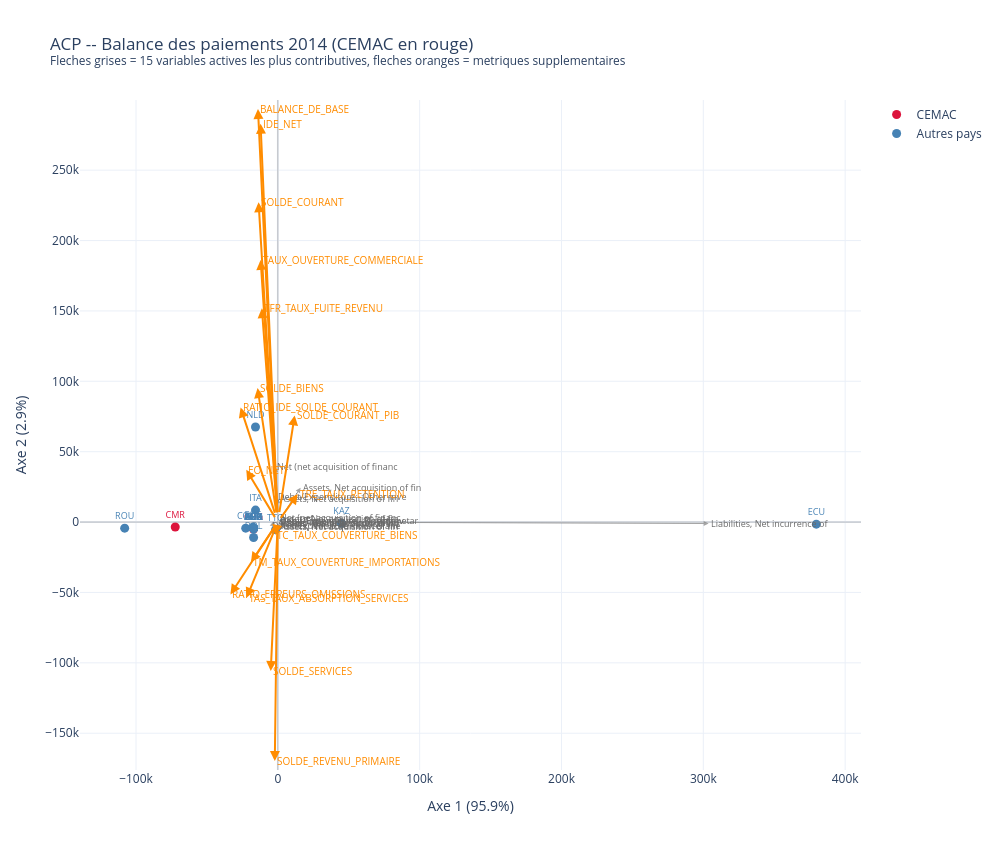

Notebook code for this chart:
### Code cell
# Biplot : pays (points) + variables actives les plus contributives (fleches grises, les 49
# variables completes rendraient le graphique illisible -- top 15 par contribution aux 2 premiers
# axes, table complete deja sauvegardee ci-dessus) + variables supplementaires (fleches oranges).
libelles_courts = {c: c for c in donnees_annee.columns}
if chemin_correspondance.exists():
    corr_df = pd.read_csv(chemin_correspondance).set_index('CODE_COLONNE')['LIBELLE_COMPLET']
    for c in donnees_annee.columns:
        if c in corr_df.index:
            libelles_courts[c] = str(corr_df[c]).split(' | ')[-1][:30]

contribution = (df_loadings ** 2).sum(axis=1)
top_variables = contribution.sort_values(ascending=False).head(15).index

portee_scores = scores_df[['Axe1', 'Axe2']].abs().values.max()
echelle_actives = 0.8 * portee_scores / df_loadings.loc[top_variables].abs().values.max()
echelle_supp = 0.8 * portee_scores

fig = go.Figure()

# Points pays (CEMAC en rouge, le reste en bleu)
for est_cemac, couleur, nom_legende in [(True, 'crimson', 'CEMAC'), (False, 'steelblue', 'Autres pays')]:
    sous_ensemble = [p for p in pays_index if (p in CEMAC) == est_cemac]
    fig.add_trace(go.Scatter(
        x=scores_df.loc[sous_ensemble, 'Axe1'], y=scores_df.loc[sous_ensemble, 'Axe2'],
        mode='markers+text', text=sous_ensemble, textposition='top center',
        textfont=dict(size=9, color=couleur),
        marker=dict(size=9, color=couleur), name=nom_legende,
    ))

# Fleches variables actives (grises) et supplementaires (oranges), via annotations flechees
for var in top_variables:
    a1, a2 = df_loadings.loc[var]
    fig.add_annotation(
        x=a1 * echelle_actives, y=a2 * echelle_actives, ax=0, ay=0,
        xref='x', yref='y', axref='x', ayref='y',
        showarrow=True, arrowhead=2, arrowwidth=1, arrowcolor='grey', opacity=0.7,
    )
    fig.add_annotation(
        x=a1 * echelle_actives, y=a2 * echelle_actives, text=libelles_courts[var],
        showarrow=False, font=dict(size=9, color='dimgrey'), xanchor='left',
    )

for var, (a1, a2) in df_supp.iterrows():
    fig.add_annotation(
        x=a1 * echelle_supp, y=a2 * echelle_supp, ax=0, ay=0,
        xref='x', yref='y', axref='x', ayref='y',
        showarrow=True, arrowhead=2, arrowwidth=2, arrowcolor='darkorange',
    )
    fig.add_annotation(
        x=a1 * echelle_supp, y=a2 * echelle_supp, text=var,
        showarrow=False, font=dict(size=10, color='darkorange'), xanchor='left',
    )

fig.add_hline(y=0, line=dict(color='grey', width=0.5))
fig.add_vline(x=0, line=dict(color='grey', width=0.5))
fig.update_layout(
    title=(f"ACP -- Balance des paiements {ANNEE_ETUDE} (CEMAC en rouge)<br>"
           "<sup>Fleches grises = 15 variables actives les plus contributives, "
           "fleches oranges = metriques supplementaires</sup>"),
    xaxis_title=f"Axe 1 ({variance_expliquee[0]:.1%})",
    yaxis_title=f"Axe 2 ({variance_expliquee[1]:.1%})",
    width=1000, height=850, template='plotly_white',
)

chemin_fig = BASE / 'figures' / f'acp_biplot_{ANNEE_ETUDE}.png'
chemin_fig.parent.mkdir(parents=True, exist_ok=True)
fig.write_image(chemin_fig, scale=2)
print(f"Biplot sauvegarde -> {chemin_fig}")
fig.show()

### Figure 1 — Plotly figure (JSON) as saved in the notebook; plotly's stock layout.template omitted (floating-point values rounded to 4 significant figures)
{"data": [{"marker": {"color": "crimson", "size": 9}, "mode": "markers+text", "name": "CEMAC", "text": ["CMR", "COG"], "textfont": {"color": "crimson", "size": 9}, "textposition": "top center", "type": "scatter", "x": [-72340.0, -17200.0], "y": [-3509.0, -4897.0]}, {"marker": {"color": "steelblue", "size": 9}, "mode": "markers+text", "name": "Autres pays", "text": ["AGO", "ALB", "ARG", "AZE", "BOL", "COL", "ECU", "GHA", "ITA", "KAZ", "LBY", "NLD", "PER", "ROU", "RUS", "SDN", "TTO"], "textfont": {"color": "steelblue", "size": 9}, "textposition": "top center", "type": "scatter", "x": [-17090.0, -17090.0, -17090.0, -17090.0, -17100.0, -22650.0, 379700.0, -17090.0, -15720.0, 44920.0, -17090.0, -15760.0, -17090.0, -108000.0, -17500.0, -17090.0, -1605.0], "y": [-4599.0, -4620.0, -4599.0, -4599.0, -10980.0, -4337.0, -1455.0, -4599.0, 8509.0, -866.2, -4601.0, 67580.0, -4597.0, -4317.0, -3553.0, -4599.0, -5367.0]}], "layout": {"annotations": [{"arrowcolor": "grey", "arrowhead": 2, "arrowwidth": 1, "ax": 0, "axref": "x", "ay": 0, "ayref": "y", "opacity": 0.7, "showarrow": true, "x": 303700.0, "xref": "x", "y": -1040.0, "yref": "y"}, {"font": {"color": "dimgrey", "size": 9}, "showarrow": false, "text": "Liabilities, Net incurrence of", "x": 303700.0, "xanchor": "left", "y": -1040.0}, {"arrowcolor": "grey", "arrowhead": 2, "arrowwidth": 1, "ax": 0, "axref": "x", "ay": 0, "ayref": "y", "opacity": 0.7, "showarrow": true, "x": -1768.0, "xref": "x", "y": 39180.0, "yref": "y"}, {"font": {"color": "dimgrey", "size": 9}, "showarrow": false, "text": "Net (net acquisition of financ", "x": -1768.0, "xanchor": "left", "y": 39180.0}, {"arrowcolor": "grey", "arrowhead": 2, "arrowwidth": 1, "ax": 0, "axref": "x", "ay": 0, "ayref": "y", "opacity": 0.7, "showarrow": true, "x": 16040.0, "xref": "x", "y": 24340.0, "yref": "y"}, {"font": {"color": "dimgrey", "size": 9}, "showarrow": false, "text": "Assets, Net acquisition of fin", "x": 16040.0, "xanchor": "left", "y": 24340.0}, {"arrowcolor": "grey", "arrowhead": 2, "arrowwidth": 1, "ax": 0, "axref": "x", "ay": 0, "ayref": "y", "opacity": 0.7, "showarrow": true, "x": -1042.0, "xref": "x", "y": 18220.0, "yref": "y"}, {"font": {"color": "dimgrey", "size": 9}, "showarrow": false, "text": "Debit/Expenditure - Other inve", "x": -1042.0, "xanchor": "left", "y": 18220.0}, {"arrowcolor": "grey", "arrowhead": 2, "arrowwidth": 1, "ax": 0, "axref": "x", "ay": 0, "ayref": "y", "opacity": 0.7, "showarrow": true, "x": 87.83, "xref": "x", "y": 16850.0, "yref": "y"}, {"font": {"color": "dimgrey", "size": 9}, "showarrow": false, "text": "Assets, Net acquisition of fin", "x": 87.83, "xanchor": "left", "y": 16850.0}, {"arrowcolor": "grey", "arrowhead": 2, "arrowwidth": 1, "ax": 0, "axref": "x", "ay": 0, "ayref": "y", "opacity": 0.7, "showarrow": true, "x": -5727.0, "xref": "x", "y": -2635.0, "yref": "y"}, {"font": {"color": "dimgrey", "size": 9}, "showarrow": false, "text": "Debit/Expenditure - Miscellane", "x": -5727.0, "xanchor": "left", "y": -2635.0}, {"arrowcolor": "grey", "arrowhead": 2, "arrowwidth": 1, "ax": 0, "axref": "x", "ay": 0, "ayref": "y", "opacity": 0.7, "showarrow": true, "x": -161.6, "xref": "x", "y": 3425.0, "yref": "y"}, {"font": {"color": "dimgrey", "size": 9}, "showarrow": false, "text": "Net (net acquisition of financ", "x": -161.6, "xanchor": "left", "y": 3425.0}, {"arrowcolor": "grey", "arrowhead": 2, "arrowwidth": 1, "ax": 0, "axref": "x", "ay": 0, "ayref": "y", "opacity": 0.7, "showarrow": true, "x": 143.9, "xref": "x", "y": -2895.0, "yref": "y"}, {"font": {"color": "dimgrey", "size": 9}, "showarrow": false, "text": "Assets, Net acquisition of fin", "x": 143.9, "xanchor": "left", "y": -2895.0}, {"arrowcolor": "grey", "arrowhead": 2, "arrowwidth": 1, "ax": 0, "axref": "x", "ay": 0, "ayref": "y", "opacity": 0.7, "showarrow": true, "x": 58.53, "xref": "x", "y": -2534.0, "yref": "y"}, {"font": {"color": "dimgrey", "size": 9}, "showarrow": false, "text": "Assets, Net acquisition of fin", "x": 58.53, "xanchor": "left", "y": -2534.0}, {"arrowcolor": "grey", "arrowhead": 2, "arrowwidth": 1, "ax": 0, "axref": "x", "ay": 0, "ayref": "y", "opacity": 0.7, "showarrow": true, "x": -114.3, "xref": "x", "y": 2221.0, "yref": "y"}, {"font": {"color": "dimgrey", "size": 9}, "showarrow": false, "text": "Assets, Net acquisition of fin", "x": -114.3, "xanchor": "left", "y": 2221.0}, {"arrowcolor": "grey", "arrowhead": 2, "arrowwidth": 1, "ax": 0, "axref": "x", "ay": 0, "ayref": "y", "opacity": 0.7, "showarrow": true, "x": -1281.0, "xref": "x", "y": -11.99, "yref": "y"}, {"font": {"color": "dimgrey", "size": 9}, "showarrow": false, "text": "Assets, Net acquisition of fin", "x": -1281.0, "xanchor": "left", "y": -11.99}, {"arrowcolor": "grey", "arrowhead": 2, "arrowwidth": 1, "ax": 0, "axref": "x", "ay": 0, "ayref": "y", "opacity": 0.7, "showarrow": true, "x": -135.3, "xref": "x", "y": 1238.0, "yref": "y"}, {"font": {"color": "dimgrey", "size": 9}, "showarrow": false, "text": "Debit/Expenditure - Nonmonetar", "x": -135.3, "xanchor": "left", "y": 1238.0}, {"arrowcolor": "grey", "arrowhead": 2, "arrowwidth": 1, "ax": 0, "axref": "x", "ay": 0, "ayref": "y", "opacity": 0.7, "showarrow": true, "x": -64.62, "xref": "x", "y": 1199.0, "yref": "y"}, {"font": {"color": "dimgrey", "size": 9}, "showarrow": false, "text": "Debit/Expenditure - Direct inv", "x": -64.62, "xanchor": "left", "y": 1199.0}, {"arrowcolor": "grey", "arrowhead": 2, "arrowwidth": 1, "ax": 0, "axref": "x", "ay": 0, "ayref": "y", "opacity": 0.7, "showarrow": true, "x": 1092.0, "xref": "x", "y": -482.3, "yref": "y"}, {"font": {"color": "dimgrey", "size": 9}, "showarrow": false, "text": "Assets, Net acquisition of fin", "x": 1092.0, "xanchor": "left", "y": -482.3}, {"arrowcolor": "grey", "arrowhead": 2, "arrowwidth": 1, "ax": 0, "axref": "x", "ay": 0, "ayref": "y", "opacity": 0.7, "showarrow": true, "x": 82.64, "xref": "x", "y": -1117.0, "yref": "y"}, {"font": {"color": "dimgrey", "size": 9}, "showarrow": false, "text": "Assets - Reserve position in t", "x": 82.64, "xanchor": "left", "y": -1117.0}, {"arrowcolor": "darkorange", "arrowhead": 2, "arrowwidth": 2, "ax": 0, "axref": "x", "ay": 0, "ayref": "y", "showarrow": true, "x": -13580.0, "xref": "x", "y": 227200.0, "yref": "y"}, {"font": {"color": "darkorange", "size": 10}, "showarrow": false, "text": "SOLDE_COURANT", "x": -13580.0, "xanchor": "left", "y": 227200.0}, {"arrowcolor": "darkorange", "arrowhead": 2, "arrowwidth": 2, "ax": 0, "axref": "x", "ay": 0, "ayref": "y", "showarrow": true, "x": -12170.0, "xref": "x", "y": 283000.0, "yref": "y"}, {"font": {"color": "darkorange", "size": 10}, "showarrow": false, "text": "IDE_NET", "x": -12170.0, "xanchor": "left", "y": 283000.0}, {"arrowcolor": "darkorange", "arrowhead": 2, "arrowwidth": 2, "ax": 0, "axref": "x", "ay": 0, "ayref": "y", "showarrow": true, "x": -22240.0, "xref": "x", "y": 37100.0, "yref": "y"}, {"font": {"color": "darkorange", "size": 10}, "showarrow": false, "text": "EO_NET", "x": -22240.0, "xanchor": "left", "y": 37100.0}, {"arrowcolor": "darkorange", "arrowhead": 2, "arrowwidth": 2, "ax": 0, "axref": "x", "ay": 0, "ayref": "y", "showarrow": true, "x": -1682.0, "xref": "x", "y": -9089.0, "yref": "y"}, {"font": {"color": "darkorange", "size": 10}, "showarrow": false, "text": "TC_TAUX_COUVERTURE_BIENS", "x": -1682.0, "xanchor": "left", "y": -9089.0}, {"arrowcolor": "darkorange", "arrowhead": 2, "arrowwidth": 2, "ax": 0, "axref": "x", "ay": 0, "ayref": "y", "showarrow": true, "x": -18940.0, "xref": "x", "y": -28500.0, "yref": "y"}, {"font": {"color": "darkorange", "size": 10}, "showarrow": false, "text": "TM_TAUX_COUVERTURE_IMPORTATIONS", "x": -18940.0, "xanchor": "left", "y": -28500.0}, {"arrowcolor": "darkorange", "arrowhead": 2, "arrowwidth": 2, "ax": 0, "axref": "x", "ay": 0, "ayref": "y", "showarrow": true, "x": -22000.0, "xref": "x", "y": -53680.0, "yref": "y"}, {"font": {"color": "darkorange", "size": 10}, "showarrow": false, "text": "TAS_TAUX_ABSORPTION_SERVICES", "x": -22000.0, "xanchor": "left", "y": -53680.0}, {"arrowcolor": "darkorange", "arrowhead": 2, "arrowwidth": 2, "ax": 0, "axref": "x", "ay": 0, "ayref": "y", "showarrow": true, "x": -11270.0, "xref": "x", "y": 152000.0, "yref": "y"}, {"font": {"color": "darkorange", "size": 10}, "showarrow": false, "text": "TFR_TAUX_FUITE_REVENU", "x": -11270.0, "xanchor": "left", "y": 152000.0}, {"arrowcolor": "darkorange", "arrowhead": 2, "arrowwidth": 2, "ax": 0, "axref": "x", "ay": 0, "ayref": "y", "showarrow": true, "x": 14000.0, "xref": "x", "y": 19890.0, "yref": "y"}, {"font": {"color": "darkorange", "size": 10}, "showarrow": false, "text": "TRE_TAUX_RETENTION", "x": 14000.0, "xanchor": "left", "y": 19890.0}, {"arrowcolor": "darkorange", "arrowhead": 2, "arrowwidth": 2, "ax": 0, "axref": "x", "ay": 0, "ayref": "y", "showarrow": true, "x": -26260.0, "xref": "x", "y": 81460.0, "yref": "y"}, {"font": {"color": "darkorange", "size": 10}, "showarrow": false, "text": "RATIO_IDE_SOLDE_COURANT", "x": -26260.0, "xanchor": "left", "y": 81460.0}, {"arrowcolor": "darkorange", "arrowhead": 2, "arrowwidth": 2, "ax": 0, "axref": "x", "ay": 0, "ayref": "y", "showarrow": true, "x": -33420.0, "xref": "x", "y": -51370.0, "yref": "y"}, {"font": {"color": "darkorange", "size": 10}, "showarrow": false, "text": "RATIO_ERREURS_OMISSIONS", "x": -33420.0, "xanchor": "left", "y": -51370.0}, {"arrowcolor": "darkorange", "arrowhead": 2, "arrowwidth": 2, "ax": 0, "axref": "x", "ay": 0, "ayref": "y", "showarrow": true, "x": 11870.0, "xref": "x", "y": 75760.0, "yref": "y"}, {"font": {"color": "darkorange", "size": 10}, "showarrow": false, "text": "SOLDE_COURANT_PIB", "x": 11870.0, "xanchor": "left", "y": 75760.0}, {"arrowcolor": "darkorange", "arrowhead": 2, "arrowwidth": 2, "ax": 0, "axref": "x", "ay": 0, "ayref": "y", "showarrow": true, "x": -12140.0, "xref": "x", "y": 186200.0, "yref": "y"}, {"font": {"color": "darkorange", "size": 10}, "showarrow": false, "text": "TAUX_OUVERTURE_COMMERCIALE", "x": -12140.0, "xanchor": "left", "y": 186200.0}, {"arrowcolor": "darkorange", "arrowhead": 2, "arrowwidth": 2, "ax": 0, "axref": "x", "ay": 0, "ayref": "y", "showarrow": true, "x": -14000.0, "xref": "x", "y": 293500.0, "yref": "y"}, {"font": {"color": "darkorange", "size": 10}, "showarrow": false, "text": "BALANCE_DE_BASE", "x": -14000.0, "xanchor": "left", "y": 293500.0}, {"arrowcolor": "darkorange", "arrowhead": 2, "arrowwidth": 2, "ax": 0, "axref": "x", "ay": 0, "ayref": "y", "showarrow": true, "x": -14280.0, "xref": "x", "y": 95180.0, "yref": "y"}, {"font": {"color": "darkorange", "size": 10}, "showarrow": false, "text": "SOLDE_BIENS", "x": -14280.0, "xanchor": "left", "y": 95180.0}, {"arrowcolor": "darkorange", "arrowhead": 2, "arrowwidth": 2, "ax": 0, "axref": "x", "ay": 0, "ayref": "y", "showarrow": true, "x": -5001.0, "xref": "x", "y": -105700.0, "yref": "y"}, {"font": {"color": "darkorange", "size": 10}, "showarrow": false, "text": "SOLDE_SERVICES", "x": -5001.0, "xanchor": "left", "y": -105700.0}, {"arrowcolor": "darkorange", "arrowhead": 2, "arrowwidth": 2, "ax": 0, "axref": "x", "ay": 0, "ayref": "y", "showarrow": true, "x": -2139.0, "xref": "x", "y": -169700.0, "yref": "y"}, {"font": {"color": "darkorange", "size": 10}, "showarrow": false, "text": "SOLDE_REVENU_PRIMAIRE", "x": -2139.0, "xanchor": "left", "y": -169700.0}], "height": 850, "shapes": [{"line": {"color": "grey", "width": 0.5}, "type": "line", "x0": 0, "x1": 1, "xref": "x domain", "y0": 0, "y1": 0, "yref": "y"}, {"line": {"color": "grey", "width": 0.5}, "type": "line", "x0": 0, "x1": 0, "xref": "x", "y0": 0, "y1": 1, "yref": "y domain"}], "title": {"text": "ACP -- Balance des paiements 2014 (CEMAC en rouge)<br><sup>Fleches grises = 15 variables actives les plus contributives, fleches oranges = metriques supplementaires</sup>"}, "width": 1000, "xaxis": {"title": {"text": "Axe 1 (95.9%)"}}, "yaxis": {"title": {"text": "Axe 2 (2.9%)"}}}}
